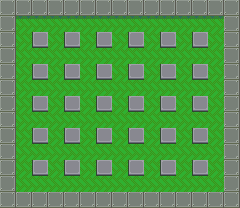

Rendered tile map (Tiled .tmx) drawn with the repository's tilesets; below, a short description and the map source with its tile grids summarised:
An orthogonal 15x13 tile map with 16x16 px tiles, 1 tile layer (stage).

<map version="1.2" tiledversion="1.3.2" orientation="orthogonal" renderorder="right-up" compressionlevel="0" width="15" height="13" tilewidth="16" tileheight="16" infinite="0" nextlayerid="4" nextobjectid="1">
 <editorsettings>
  <export target="stage-classic.json" format="json" />
 </editorsettings>
 <tileset firstgid="1" source="stage1.tsx" />
 <layer id="1" name="stage" width="15" height="13">
  <data>[195 cells, 195 non-empty, 4 distinct tile ids]</data>
 </layer>
 <objectgroup color="#ffaaff" id="2" name="collisions" />
</map>